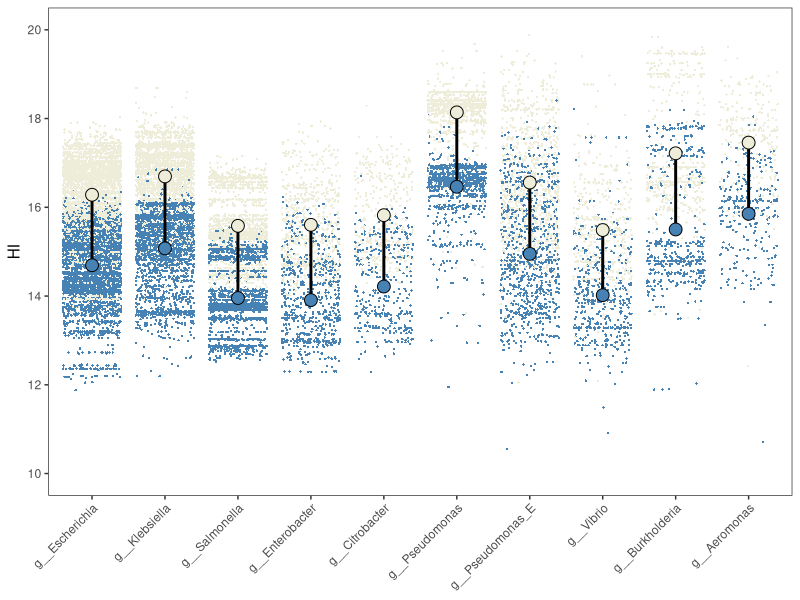
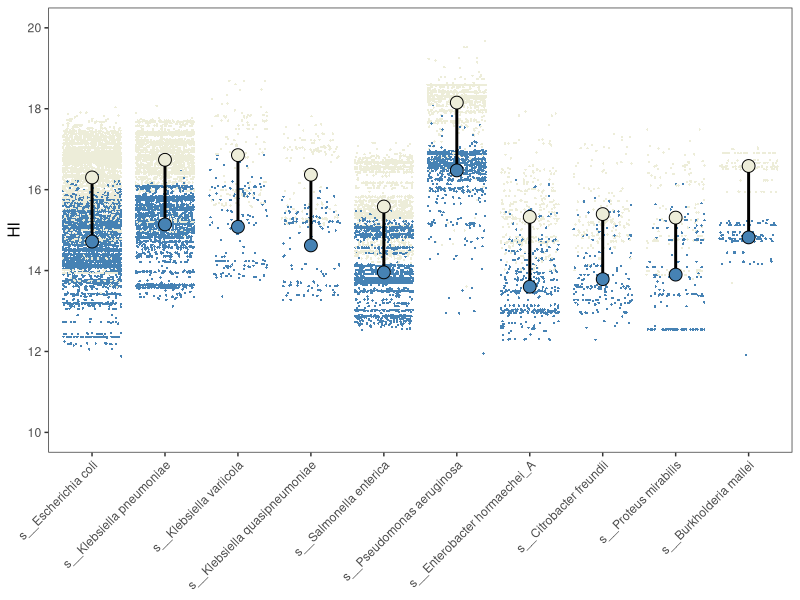
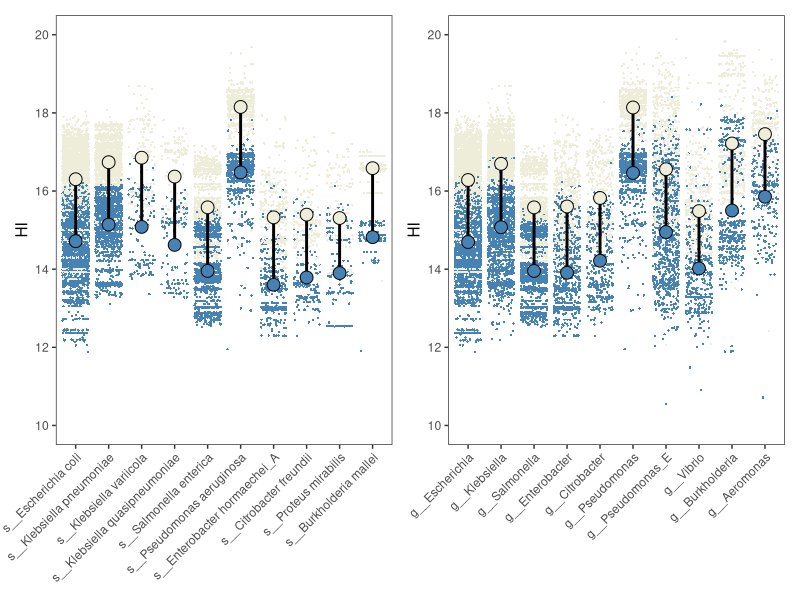
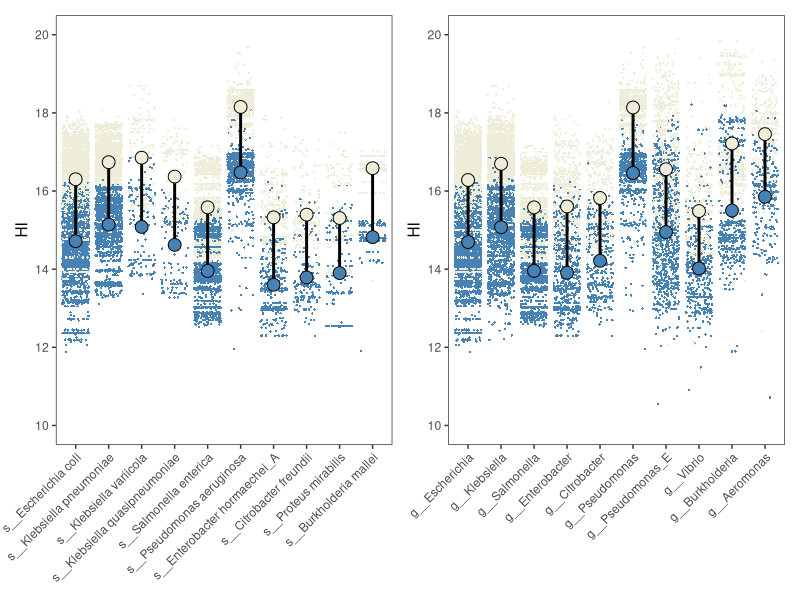

Source code (R) for these figures, in order:
df1=read.table('host-HI-infor-top10genus-with-family.tsv',head=TRUE,sep='\t')
df2=read.table('host-HI-infor-top10genus-with-family-ave.tsv',head=TRUE,sep='\t')
df11=read.table('host-HI-infor-top10species-with-genus.tsv',head=TRUE,sep='\t')
df22=read.table('host-HI-infor-top10species-with-genus-ave.tsv',head=TRUE,sep='\t')
library(ggplot2)  
library(patchwork)  


df2$genus<- factor(df2$genus,levels = c('g__Escherichia','g__Klebsiella','g__Salmonella','g__Enterobacter','g__Citrobacter','g__Pseudomonas',
                                        'g__Pseudomonas_E','g__Vibrio','g__Burkholderia','g__Aeromonas'))
df1$genus<- factor(df1$genus,levels =c('g__Escherichia','g__Klebsiella','g__Salmonella','g__Enterobacter','g__Citrobacter','g__Pseudomonas',
                                       'g__Pseudomonas_E','g__Vibrio','g__Burkholderia','g__Aeromonas'))
df22$species<- factor(df22$species,levels = c('s__Escherichia coli', 's__Klebsiella pneumoniae',
                                             's__Klebsiella variicola','s__Klebsiella quasipneumoniae','s__Salmonella enterica',
                                             's__Pseudomonas aeruginosa','s__Enterobacter hormaechei_A',
                                             's__Citrobacter freundii','s__Proteus mirabilis','s__Burkholderia mallei'))
df11$species<- factor(df11$species,levels = c('s__Escherichia coli', 's__Klebsiella pneumoniae',
                                             's__Klebsiella variicola','s__Klebsiella quasipneumoniae','s__Salmonella enterica',
                                             's__Pseudomonas aeruginosa','s__Enterobacter hormaechei_A',
                                             's__Citrobacter freundii','s__Proteus mirabilis','s__Burkholderia mallei'))

p1= ggplot() +
  geom_jitter( df1,mapping=aes(x=genus, y=hi,fill=type), shape=21,size=0.8 ,stroke=0) +#数据点1
  scale_fill_manual(values=c('#4682B4','#EDEDD9'))+
  geom_segment(df2,mapping=aes(x=genus, xend=genus, y=hic1, yend=hic2), color="black",linewidth=1) +#数据点之间的连线
  geom_point( df2,mapping=aes(x=genus, y=hic1), shape=21,fill='#4682B4',size=4 ,stroke=0.5) +#数据点1
  geom_point( df2,mapping=aes(x=genus, y=hic2),shape=21, fill='#EDEDD9' ,size=4,stroke=0.5) +
  scale_y_continuous(limits=c(10,20),breaks=seq(10,20,2))+
  theme_bw()+theme(axis.text.x =element_text(angle = 45, hjust = 1, vjust = 1),
                   panel.grid.major = element_blank(),
                   panel.grid.minor = element_blank(),legend.position = 'none')+ylab('HI')+xlab(NULL)


p1
p2= ggplot() +
  geom_jitter( df11,mapping=aes(x=species, y=hi,fill=type), shape=21,size=0.8 ,stroke=0) +#数据点1
  scale_fill_manual(values=c('#4682B4','#EDEDD9'))+
  geom_segment(df22,mapping=aes(x=species, xend=species, y=hic1, yend=hic2), color="black",linewidth=1) +#数据点之间的连线
  geom_point( df22,mapping=aes(x=species, y=hic1), shape=21,fill='#4682B4',size=4 ,stroke=0.5) +#数据点1
  geom_point( df22,mapping=aes(x=species, y=hic2),shape=21, fill='#EDEDD9' ,size=4,stroke=0.5) +
  scale_y_continuous(limits=c(10,20),breaks=seq(10,20,2))+
  theme_bw()+theme(axis.text.x =element_text(angle = 45, hjust = 1, vjust = 1),
                   panel.grid.major = element_blank(),
                   panel.grid.minor = element_blank(),legend.position = 'none')+ylab('HI')+xlab(NULL)


p2
p=p2+p1
p
ggsave(file="top10-species-genus-HIc1-HIc2-wide.pdf",device = cairo_pdf, width=6, height=4,p)
